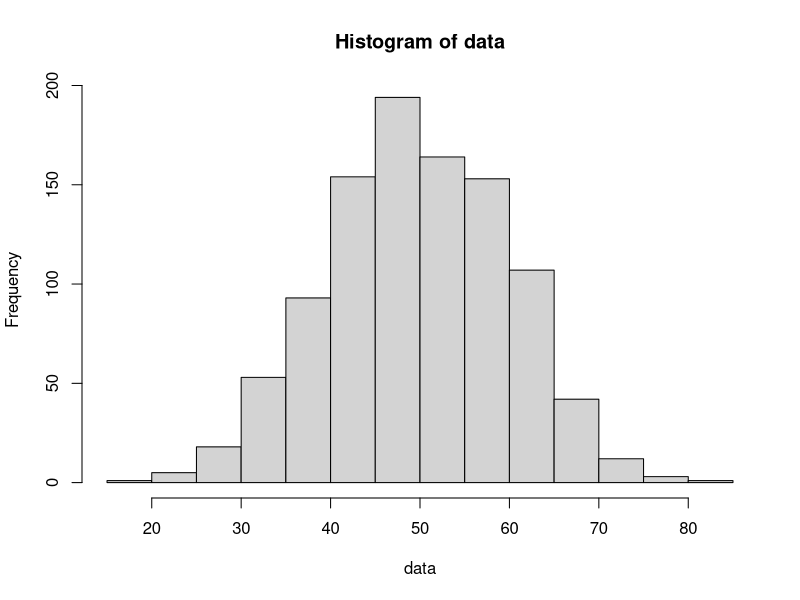
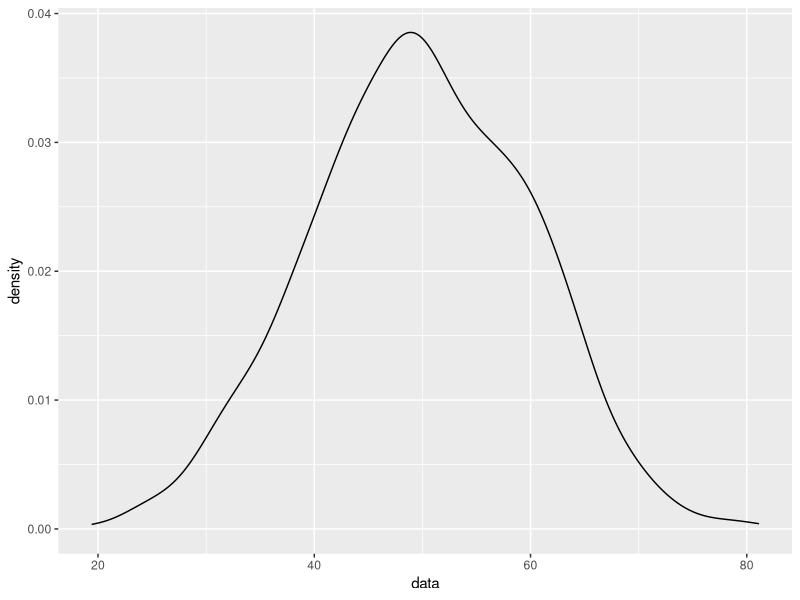
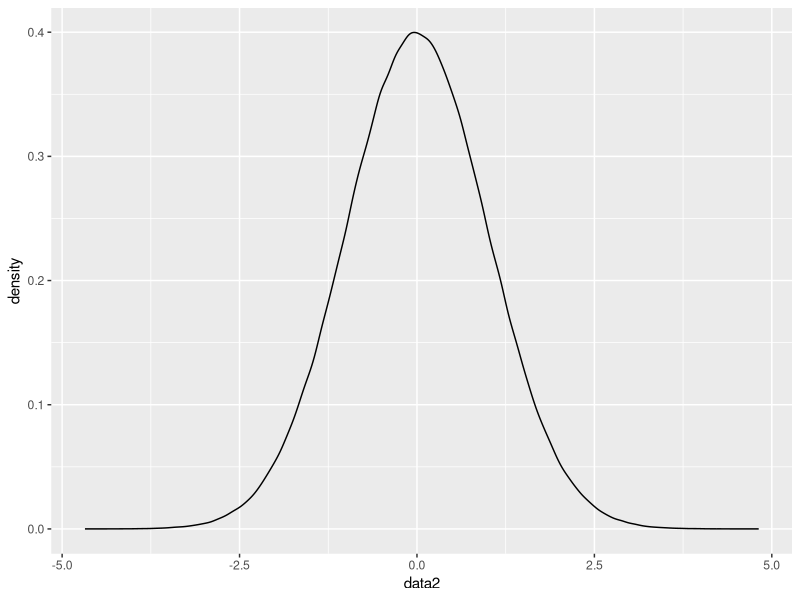

Generate these figures, in order, with R: (Note: this script raises an error after producing the figures.)
## ---- chunk 1
# packages 
library(tidyverse)
library(readxl)

# load data 
pres_vote <- read_excel("pres_vote.xlsx")
ev <- read_csv(file = "econ_vote.csv")
## ---- chunk 2
# for help 
?distributions

# using pnorm
# for when you know a value and you want a probability of it occurring 
pnorm(1.96, mean = 0, sd = 1, lower.tail = TRUE) # mean = 0, sd = 1 are defaults, written here for clarity 
pnorm(1.96, mean = 0, sd = 1, lower.tail = FALSE)

# simulation using r norm 
data = rnorm(1000, mean = 50, sd = 10)
hist(data)

# in what percent of cases are observations greater than 80?
pnorm(80, mean = 50, sd = 10, lower.tail = F)

# in what percent of cases are observations lower than 30?
pnorm(30, mean = 50, sd = 10)

# in what percent of cases are observations between 45 and 55?
pnorm(55, 50, 10) - pnorm(45, 50, 10)

# in what percent of cases are observations above 55 AND below 45?


## ---- chunk 3
# using qnorm: you have a quantile and you want a value
summary(data)
## ---- chunk 4
# some qnorm examples 
qnorm(.25, 50, 10)
qnorm(.75, 50, 10)
qnorm(.25, 50, 10, lower.tail = F)
qnorm(.50, 50, 10)


# another way to think about this is you are giving R a probability

# what is the value such that 2.275013% of cases are less than it?
qnorm(0.02275013, 50, 10)
## ---- chunk 5
# how often did a value occur? 
dnorm(50, 50, 10)

df = data.frame(data)
ggplot(df, aes(x = data))+
  geom_density()

data2 = rnorm(1000000)
df2 = data.frame(data2)
ggplot(df2, aes(x = data2))+
  geom_density()
dnorm(0)

## ---- chunk 6
## "Regress y on x"
?lm
# General command for OLS
regression1 <- lm(data$y ~ data$x) 
# An easier way to write the same thing:
regression1 <- lm(y ~ x, data = data) 

# View summary of regression results 
summary(regression1)
## ---- chunk 7
# view our data set
View(pres_vote)

# Describe what is happening in this regression?
model1 <- lm(Trump_2016 ~ rnormvote, data = pres_vote)

# what is an lm object? 
class(model1)

View(model1)

summary(model1)
## ---- chunk 8
# Fitted or predicted values are where a given x-value falls on the line of best fit
# Find values by substituting a given value of x into the regression equation
# pulling out fitted values - both commands work 
model1$fitted.values
fitted(model1)

# Residuals are the difference between the observed data and the fitted values
# Positive values mean prediction was too low, negative values mean prediction was too high
# pulling out residuals from a model objects - both commands work
model1$residuals
residuals(model1)


# plot residuals vs. fitted values 
# Plot
yhat <- model1$fitted.values
e <- model1$residuals 

plot(e ~ yhat) # can add graphing elements like title, etc.!
abline(h=0,col="red") # points on the line were perfectly predicted by our model

# in ggplot 
ggplot()+
  geom_point(aes(x = yhat, y = e))+
  geom_hline(yintercept = 0, color = "red")

# compare fitted values to observed values
ggplot()+
  geom_point(aes(x = yhat, y = pres_vote$Trump_2016))+
  geom_abline(color = "red")
## ---- chunk 9
# an example of how looking at this might be helpful
x = seq(1:100) 
y = x^2
plot(x,y)
ex_model = lm(y ~ x)
plot(fitted(ex_model), residuals(ex_model))
abline(h = 0, col = "red")
## ---- chunk 10
# Example from Regression lecture
View(ev)
range(ev$elec_margin, na.rm = TRUE)
range(ev$gdp_growth, na.rm = TRUE)

# Plot X against Y
plot(ev$gdp_growth, ev$elec_margin, xlim = c(-3, 3), ylim = c(-25, 25))
## ---- chunk 11
# Regress election margin on gdp growth 
ev_fit <- lm(formula = elec_margin ~ gdp_growth, data = ev)


summary(ev_fit)
## ---- chunk 12
# clean up our data 
ev_gg = ev %>% 
  filter(year != 2020) %>% 
  mutate(predicted = predict(ev_fit), # predict function uses model to create fitted values
         residuals = residuals(ev_fit)) 

# plot of linear regression model 
ggplot(ev_gg, aes(gdp_growth, elec_margin))+
  geom_point()+
  geom_smooth(method = "lm", se = F, color = "red")+
  theme_bw()
## ---- chunk 13
ggplot(ev_gg, aes(x = gdp_growth, y = elec_margin)) +
  geom_smooth(method = "lm", se = FALSE, color = "lightgrey") +  # Plot regression slope
  geom_segment(aes(xend = gdp_growth, yend = predicted), alpha = .2) + # Segments show residual distance
  geom_label(aes(x= gdp_growth, y=(predicted+elec_margin)/2, label = round(residuals,3)), size = 3)  + # Labels show residual value                                                                  # alpha to fade lines
  geom_point() + # Values  
  geom_point(aes(y = predicted), shape = 1) + # Fitted values
  theme_bw()
## ---- chunk 14
# sum of the squared residuals
sum((ev_gg$residuals)^2)
## ---- chunk 15
## What if we used a different line? 

ev_gg = ev_gg %>% 
  mutate(predict2 = -.9292 + gdp_growth*10, #gdp growth increase margin by 10 points
         residual2 = elec_margin - predict2,
         predict3 =  -.9292 + gdp_growth*3, # gdp growth increases margin by 3 points
         residual3 = elec_margin - predict3)

## ---- chunk 16
# The same figure with our first new line
ggplot(ev_gg, aes(x = gdp_growth, y = elec_margin)) +
  geom_smooth(method = "lm", se = F, color = "lightgrey")+
  geom_abline(intercept = -.9292, slope = 10, color = "red") +  # Plot regression slope
  geom_segment(aes(xend = gdp_growth, yend = predict2), alpha = .2) +  # Segments show distance of values from fitted values, alpha fades lines
  geom_label(aes(x= gdp_growth, y=(predicted+elec_margin)/2, label = round(residual2,3)), size = 3)  + # Labels show residual value                                                                  # alpha to fade lines
  geom_point() +   # Values                                                    
  geom_point(aes(y = predict2), shape = 1) +# Fitted values
  theme_bw()  # Add theme for cleaner look
## ---- chunk 17
# sum of the squared residuals - linear model 
sum((ev_gg$residuals)^2)
# sum of the squared residuals - our guess of 10
sum((ev_gg$residual2)^2)
## ---- chunk 18
ggplot(ev_gg, aes(x = gdp_growth, y = elec_margin))+
  geom_smooth(method = "lm", se = F, color = "lightgrey")+
  geom_abline(intercept = -.9292, slope = 3, color = "red") +  # Plot regression slope
  geom_segment(aes(xend = gdp_growth, yend = predict3), alpha = .2) +  # Segments show distance of values from fitted values 
  # Alpha to fade lines
  geom_label(aes(x= gdp_growth, y=(predicted+elec_margin)/2, label = round(residual3,3)), size = 3)  + # Labels show residual value              
  geom_point() +   # Values
  geom_point(aes(y = predict3), shape = 1) + # Fitted values
  theme_bw() 


## ---- chunk 19
# sum of the squared residuals - linear model 
sum((ev_gg$residuals)^2)
# sum of the squared residuals - our guess of 3
sum((ev_gg$residual3)^2)
## ---- chunk 20
# histogram of GDP growth
hist(ev$gdp_growth)

# test data frame
gdp_growth = ev$gdp_growth
elec_margin = ev$elec_margin
elec_margin[19] <- -4.4 # Trump's 2020 performance

#create new data frame
ps = tibble(gdp_growth, elec_margin)

# new model with 2020 
ev_fit2 = lm(elec_margin ~ gdp_growth, data = ps)

# new prediction
ps = ps %>% 
  mutate(predicted = predict(ev_fit),
         residuals = residuals(ev_fit))

#ggplot with new data and old regression line
ggplot(ps, aes(gdp_growth, elec_margin))+
  geom_point()+
  geom_abline(intercept = -.9292, slope = 3, color = "red")+
  ylim(-50,50)
  


ggplot(ps, aes(gdp_growth, elec_margin))+
  geom_smooth(method = "lm", se = FALSE, color = "lightgrey") +  # Plot regression slope
  geom_segment(aes(xend = gdp_growth, yend = predicted), alpha = .2) + #Segments show residual distance
  geom_label(aes(x= gdp_growth, y=(predicted+elec_margin)/2, label = round(residuals,3)), size = 3)  + # Labels show residual value                                                                  # alpha to fade lines
  geom_point() + # Values  
  geom_point(aes(y = predicted), shape = 1) + # Fitted values
  theme_bw()
